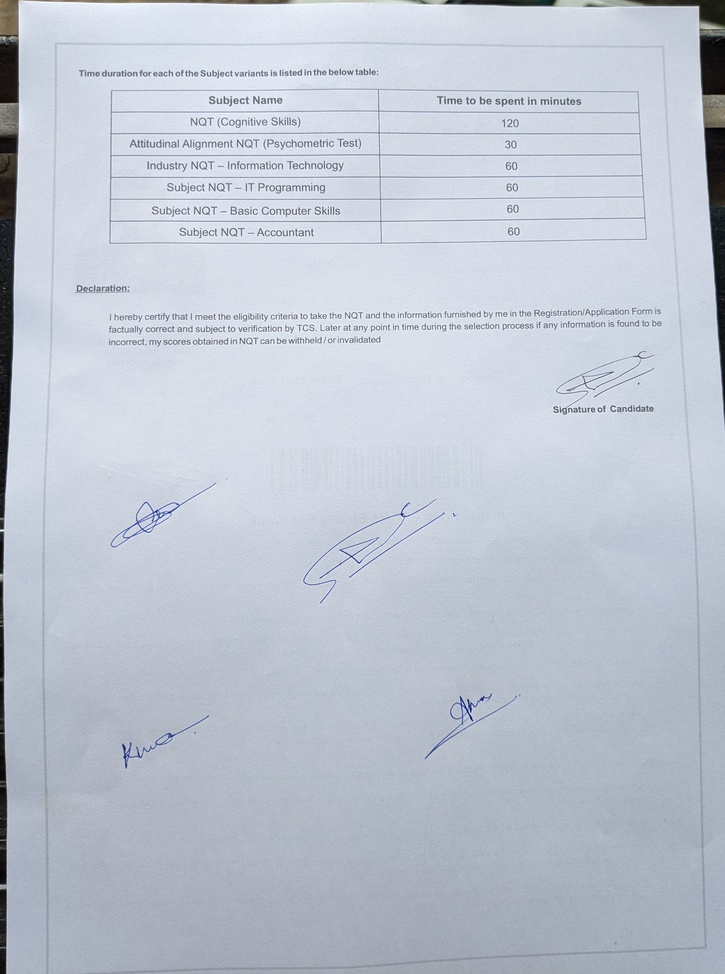
#> input picture inputs/a1.jpg, 725 x 974 px, shrunk from 2547 x 3423 before the run
$ python -i crop.py   (imports and definitions only)
#> lines starting #> are read from the running program, lines starting #| are printed output that depends on the picture; after the words box and inside, x2 and y2 are one past the last pixel; in counts of white or black regions, pixels touching at a corner belong together
import cv2, os
import opencv_wrapper as cvw
import numpy as np
from tkinter import messagebox
from datetime import datetime

def crop(output_filename, mode="gui"):
#> called with output_filename = 'inputs/a1.jpg', mode = 'gui'
    if (mode == "gui"):
        log = ""

    try:
        image = cv2.imread(output_filename, 1)
#> image is the input picture: shape (974, 725, 3); mean B, G, R 208.9, 197, 190.1
        img = cv2.cvtColor(image,cv2.COLOR_BGR2GRAY)
        cv2.threshold(img,0,255,cv2.THRESH_BINARY+cv2.THRESH_OTSU,img)
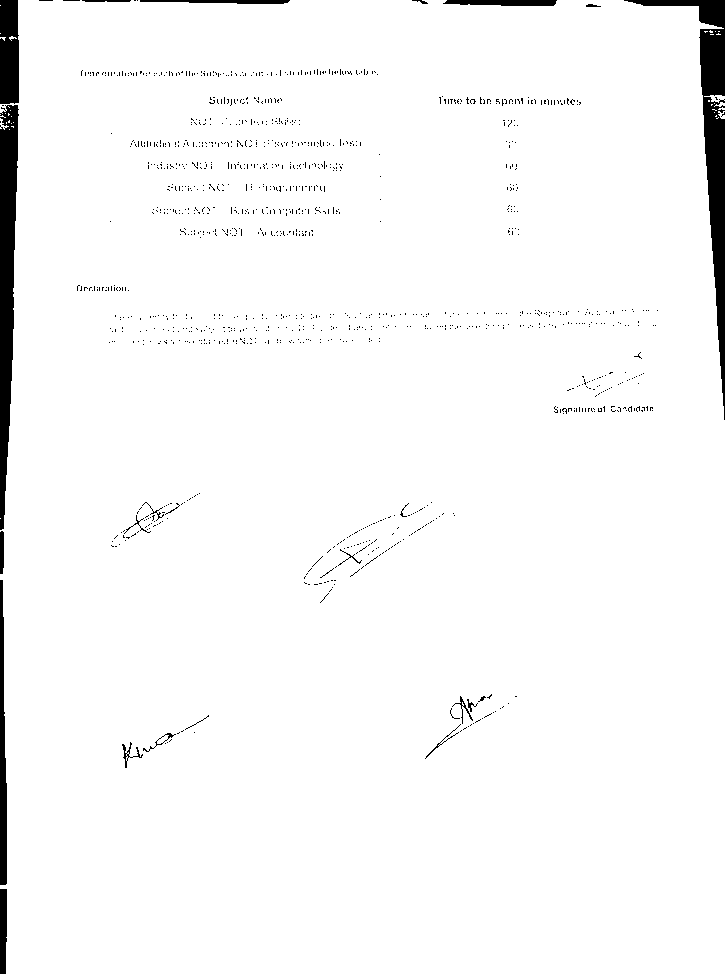
#> img: shape (974, 725); 97.1% white; 1239 black regions (1217 under 20 px), largest, box (x1, y1, x2, y2) and area: (624, 0, 725, 420) 6339, (0, 105, 19, 530) 5217, (0, 0, 19, 104) 1896
        cv2.bitwise_not(img,img)
        rect_kernel = cv2.getStructuringElement(cv2.MORPH_RECT, (30, 5))
        img = cv2.morphologyEx(img, cv2.MORPH_CLOSE, rect_kernel)
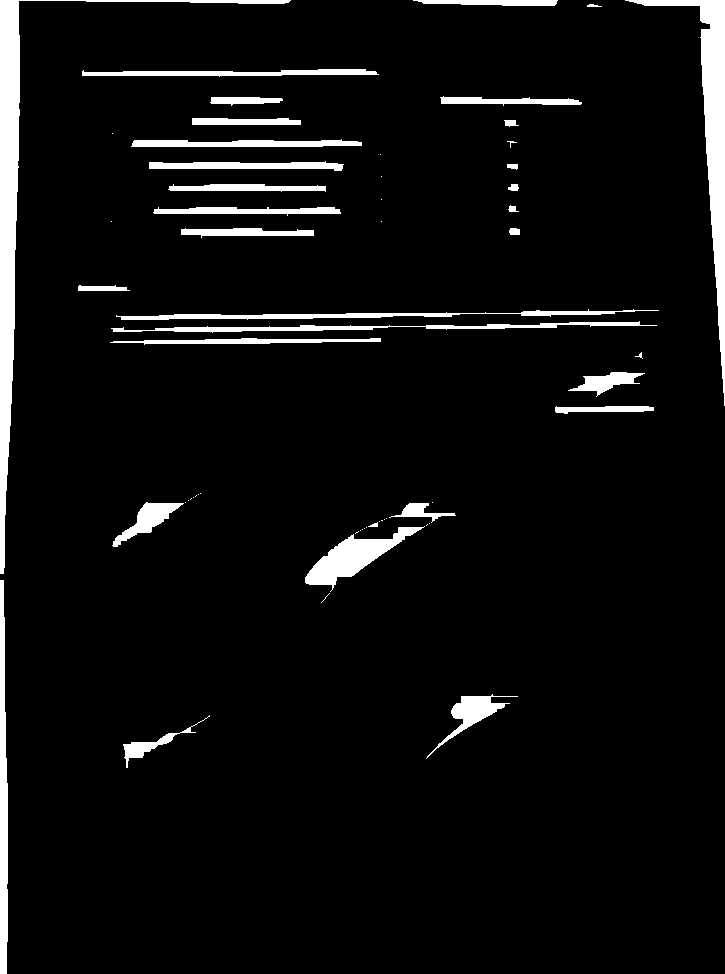
#> img: shape (974, 725); 5.7% white; 59 white regions (28 under 20 px)
        contours, hier = cv2.findContours(img, cv2.RETR_EXTERNAL,cv2.CHAIN_APPROX_NONE)
#> contours = 59 contours, 30 with area under 20; largest, box (x1, y1, x2, y2) and area: (0, 0, 291, 574) 7811, (625, 0, 725, 406) 5679, (305, 526, 425, 592) 2431, (0, 580, 8, 974) 2166, (116, 309, 659, 320) 1428

        if (os.path.exists("outputs") == False):
            os.mkdir("outputs")

        output_folder_name = output_filename.split(".")[0]
        if (os.path.exists("outputs/" + output_folder_name) == False):
            os.mkdir("outputs/" + output_folder_name)

        if (mode == "gui"):
            log += "".join(["\n", str(datetime.now().time()).split(".")[0], " ", "Separating detected signature(s)."])
        else:
            print("".join(["\n", str(datetime.now().time()).split(".")[0], " ", "Separating detected signature(s)."]))

        padding = 30
        if len(contours) != 0:
            for c in contours:
                x,y,w,h = cv2.boundingRect(c)
                if(h>20):
                    cv2.rectangle(image,(x - padding,y - padding),(x + w + padding,y + h + padding),(255, 255, 255), 1)
#> this loop made 59 passes
#> (x, y, w, h) on passes 1 to 8: (123, 715, 87, 53), (426, 694, 92, 65), (321, 593, 9, 10), (0, 580, 8, 394), (355, 531, 4, 3), (360, 530, 1, 1), (362, 529, 1, 1), (364, 528, 1, 1)
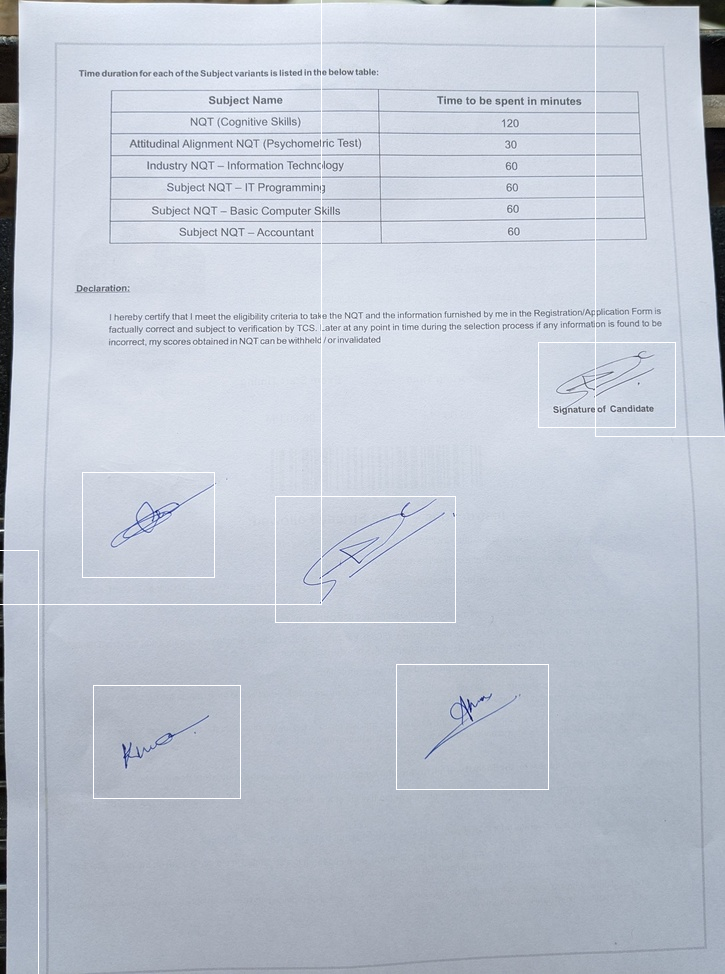
#> image: shape (974, 725, 3); 0.64% of pixels changed, all inside (x1, y1, x2, y2) = (0, 0, 725, 974)

        gray = cvw.bgr2gray(image)
        thresh = cvw.threshold_otsu(gray, inverse=True)

        # dilation
        img_dilation = cvw.dilate(thresh, 20)

        # Find contours
        contours = cvw.find_external_contours(img_dilation)
        # Map contours to bounding rectangles, using bounding_rect property
        rects = map(lambda c: c.bounding_rect, contours)
        # Sort rects by top-left x (rect.x == rect.tl.x)
        sorted_rects = sorted(rects, key=lambda r: r.x)

        # Distance threshold
        dt = 5

        # List of final, joined rectangles
        final_rects = [sorted_rects[0]]

        for rect in sorted_rects[1:]:
            prev_rect = final_rects[-1]

            # Shift rectangle `dt` back, to find out if they overlap
            shifted_rect = cvw.Rect(rect.tl.x - dt, rect.tl.y, rect.width, rect.height)
            intersection = cvw.rect_intersection(prev_rect, shifted_rect)
            if intersection is not None:
                # Join the two rectangles
                min_y = min((prev_rect.tl.y, rect.tl.y))
                max_y = max((prev_rect.bl.y, rect.bl.y))
                max_x = max((prev_rect.br.x, rect.br.x))
                width = max_x - prev_rect.tl.x
                height = max_y - min_y
                new_rect = cvw.Rect(prev_rect.tl.x, min_y, width, height)
                # Add new rectangle to final list, making it the new prev_rect
                # in the next iteration
                final_rects[-1] = new_rect
            else:
                # If no intersection, add the box
                final_rects.append(rect)

        counter, padding = 1, 20
        for rect in final_rects:
            rect.x = int(rect.x - (padding/2))
            rect.y = int(rect.y - (padding/2))
            rect.width = rect.width + padding
            rect.height = rect.height + padding
            if (rect.width >= 100 and rect.height >= 100):
                ROI = image[(rect.y):(rect.y + rect.height), (rect.x):(rect.x + rect.width)].copy()
                cv2.imwrite("".join(["outputs/", output_folder_name, "/output-", str(counter), ".jpg"]), ROI)
                counter += 1

        os.remove(output_filename)

        if (mode == "gui"):
            log += "".join(["\n", str(datetime.now().time()).split(".")[0], " ", "Signature Extraction process completed.", "\n", str(datetime.now().time()).split(".")[0], " ", "Extracted signature(s) is/are stored in 'outputs/", output_folder_name, "' folder."])
            messagebox.showinfo("Success", "".join(["Extracted signature(s) is/are stored in 'outputs/", output_folder_name, "' folder."]))
        else:
            print("".join(["\n", str(datetime.now().time()).split(".")[0], " ", "Signature Extraction process completed.", "\n", str(datetime.now().time()).split(".")[0], " ", "Extracted signature(s) is/are stored in 'outputs/", output_folder_name, "' folder.", "\nSUCCESS: Extracted signature(s) is/are stored in 'outputs/", output_folder_name, "' folder."]))

    except Exception as e:
        if (mode == "gui"):
            messagebox.showerror("Error", "".join(["Error: ", str(e)]))
        else:
            print("Error: {}".format(str(e)))

    finally:
        if (mode == "gui"):
            return log

>>> result = crop('inputs/a1.jpg')
